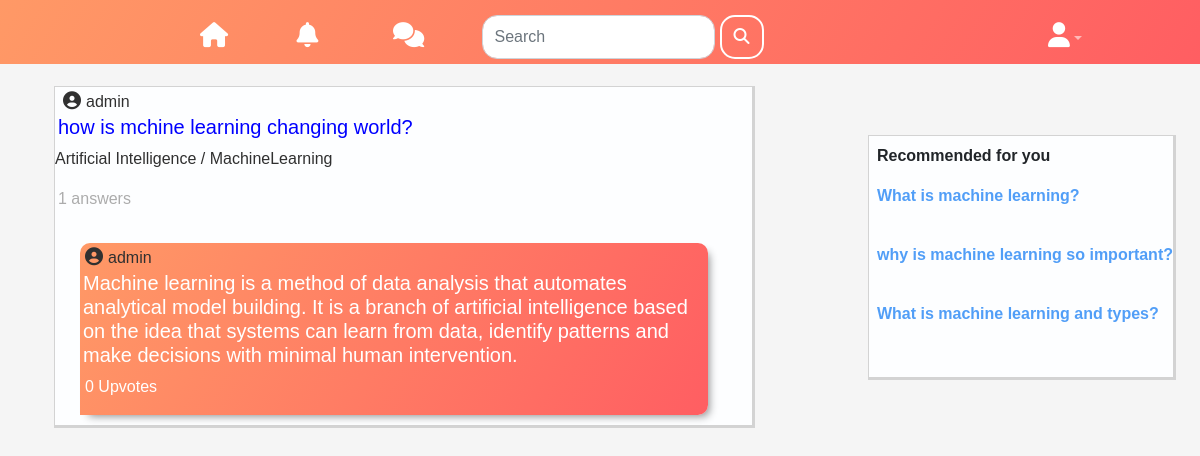
/how-is-mchine-learning-changing-world/, run on the app's committed database.
### forum/models.py (models this page shows, shortened)
class Post(models.Model):
    title = models.CharField(max_length=200,blank=False)
    slug = models.SlugField(max_length=200, null=True, blank=True)
    tag = models.ManyToManyField('forum.Tag', blank=True,related_name='tag')
    category = models.ForeignKey('forum.Category', related_name="post_category" ,on_delete=models.CASCADE, null=True, blank=True)
    subcategory = models.ForeignKey('forum.SubCategory', related_name="post_sub_category" ,on_delete=models.CASCADE, null=True, blank=True)
    solved = models.BooleanField(default=False) #has the problem been solved?
    posted_by = models.ForeignKey(User, related_name='user',on_delete=models.CASCADE) #posted by user
    posted_on = models.DateTimeField(default=timezone.now)
    views = models.IntegerField(default=0) #total times the post was viewed
    answerCount = models.IntegerField(default=0) #number of answers

class Category(models.Model):
    name = models.CharField(max_length=255, unique=True)
    class Meta:
        verbose_name_plural = 'Categories'

class SubCategory(models.Model):
    name = models.CharField(max_length=255, unique=True)
    category = models.ForeignKey('forum.Category',related_name='subcategory',on_delete=models.CASCADE)
    class Meta:
        verbose_name_plural = 'SubCategories'

class Answer(models.Model):
    answer = models.TextField(max_length=1000, blank=False)
    posted_by = models.ForeignKey(User, on_delete=models.CASCADE) #posted by user
    posted_on = models.DateTimeField(default=timezone.now)
    post = models.ForeignKey(Post, related_name='answer',on_delete=models.CASCADE)
    upvotes = models.IntegerField(default=0)

### forum/views.py (the view, shortened to what this page needs)
# urls.py: path('<slug:slug>/', views.post_detail, name='post_detail'),    #post detail view for viewing post using slug
def post_detail(request, slug): #post detail view for viewing post using slug
    post = models.Post.objects.filter(slug=slug).first()
    post.views += 1
    post.save()
    '''recommended = recommend.recommend_pro(int(post.id))
    recommended = recommended[:]
    recommended_posts = models.Post.objects.filter(id__in=recommended)
    print(recommended)'''
    try:
        recommended = recommend.recommend_pro(int(post.id))
        recommended = recommended[:]
        recommended_posts = models.Post.objects.filter(id__in=recommended)
        print(recommended)
    except :
        recommended_posts = []
        rp= models.Post.objects.all()
        for i in rp:
            if i.category.name == post.category.name:
                if i.slug != post.slug:
                    recommended_posts.append(i)
    context = {
        'post': post,
        'answers': post.answer.all().order_by('-upvotes'),
        'recommended_posts': recommended_posts[:3],
    }
    return render(request, 'forum/post.html', context=context)

### forum/models.py (called while the page is built)
def slug_generator(sender, instance, *args, **kwargs):
    if not instance.slug:
        instance.slug = utils.unique_slug_generator_post(str(instance.title))

### forum/recommendmodel.py (called while the page is built)
def load_data():
    df = pd.read_csv( 'data.csv')
    return df

def pre_process():
    data = load_data()
    return data

def recommend_pro(search_word):
    post_list = recommend(search_word)
    if(post_list == None):
        return None
    if search_word in post_list:
        post_list.remove(search_word)
    return post_list

### forum/templates/forum/post.html (shortened to what this page needs)
{% extends "forum/base.html" %}
{% load actions %}
{% load static %}
{% load bootstrap4 %}
{% define 0 as found_upvote %}
{% block css %}
<link href="https://cdn.jsdelivr.net/npm/bootstrap@5.1.3/dist/css/bootstrap.min.css" rel="stylesheet"
>
    <link rel="stylesheet" href={% static "forum/css/post_detail.css" %}>
{% endblock css %}
{% block content %}
<div class="container-fluid">
    <div class="row">
        <div class="">
           <div class="question-container">
               <p style="color: #303030; margin-bottom: 0px;"><i class="fas fa-user-circle"
                       style="margin: 5px; font-size: large; padding-left: 3px;"></i>{{ post.posted_by.username }}</p>
               <ul>
                   <li>
                       <h5 style="color: blue; padding-left: 3px;">{{ post.title }}</h5>
                   </li>
                   <li>
                       <p>{{ post.category.name }} / {{ post.subcategory.name }}</p>
                   </li>
                   <li>
                    <p style="color: #acacac; padding-left: 3px ;">{{ post.answerCount }} answers</p>
                   </li>
               </ul>
               {% for answer in answers %}
            <div class="question-container-answer">
                <p style="color: #303030; margin-bottom: 0px;"><i class="fas fa-user-circle"
                        style="margin: 5px; font-size: large;"></i>{{ answer.posted_by.username }}</p>
                <h5 style=" padding-left: 3px;">{{ answer.answer }}</h5>
                <ul style="display: inline;">
                    <li style="">
                        <p style="color: white; padding-left: 5px;">{{ answer.upvote.all|length }} Upvotes</p>
                    </li>
                </ul>
            </div>
            {% endfor %}
       </div>
        </div>
        <div class="">
            <div class="right-sidebar-base">
                <p style="padding-left:8px; padding-top:8px;font-weight:600;">Recommended for you </p>
                <div class="recommendation-links">
                    <ul>
                        {% for i in recommended_posts %}
                        <li style="padding-left:8px;font-weight: 580; padding-bottom: 5px;"> <a href={% url "forum:post_detail" slug=i.slug %}>{{ i.title }}</a>
                               </li>
                        {% endfor %}
                </div>
         </div>
    </div>
</div>
{% endblock content %}

### forum/static/forum/css/base.css (style rules this page uses)
* { margin:0; padding: 0; font-family:'poppins',sans-serif; }
body { background:#f5f5f5; }
a { text-decoration: none; }
.question-container { background-color:#FDFEFF; width: 120%; height: auto; border-top: 1px solid lightgrey; border-left: 1px solid lightgrey; border-right: 3px solid lightgray; border-bottom: 3px solid lightgray; margin-bottom: 5px; }
i { transition: all 0.5s ease-in-out; }

### forum/static/forum/css/post_detail.css (style rules this page uses)
body { background-color: #f5f5f5 !important; }
a { text-decoration: none; }
.question-container { background-color:#FDFEFF; margin-top: auto; width: 100%; height: 100%; margin-bottom: 5px; color:#303030; }
.question-container, ul { list-style: none; padding-left: 0; }
.question-container ul li { display:flex }
.question-container-answer { background-image:linear-gradient(120deg,#ff9966,#ff5e62); width: 90%; height: auto; color : white; margin-bottom: 5px; margin-left: 25px; margin-top: 10px; box-shadow: 5px 5px 8px -4px #888888; border-radius: 10px 10px 10px 0px; font-weight: 500; transition: 0.4s ease-in-out; }
.right-sidebar-base { background-color:#FDFEFF; border-top: 1px solid lightgrey; border-left: 1px solid lightgrey; border-right: 3px solid lightgray; border-bottom: 3px solid lightgray; z-index:12; position: absolute;right: 2%;margin-left: auto; top:15%; }
.recommendation-links a { text-decoration: none; display: flex; align-items: center; margin-bottom: 30px; color:#519ef7; width:fit-content; font-weight: bold; }

### data on the page
Post: posted_by.username "admin", title "how is mchine learning changing world?", category.name "Artificial Intelligence", subcategory.name "MachineLearning", answerCount "1"
Answer: posted_by.username "admin", answer "Machine learning is a method of data analysis that automates analytical model building. It is a branch of artificial intelligence based on the idea that systems can learn from data, identify patterns and make decisions with minimal human intervention.", upvote.all|length "0"
Post: title "What is machine learning?"
Post: title "why is machine learning so important?"
Post: title "What is machine learning and types?"
